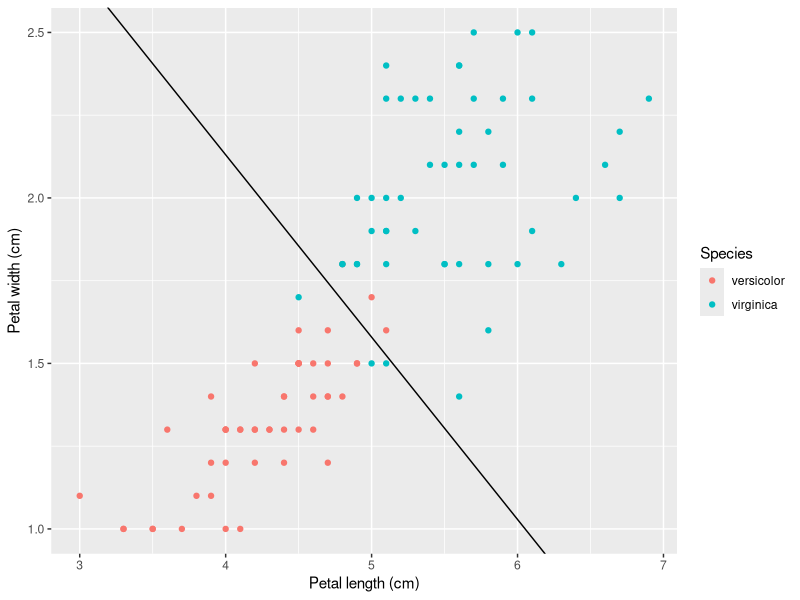

Reproduce this figure in R.
## ---- chunk 1
#| label: fig-half-space-iris
#| fig-cap: >-
#|   Petal length and width of versicolor and virginica irises,
#|   with the line where a logistic regression is indifferent
#|   between the two species
#| fig-alt: >-
#|   Scatter plot of petal width against petal length for 100 irises.
#|   Versicolor points, in one color, are mostly to the lower left.
#|   Virginica points, in another color, are mostly to the upper right.
#|   A straight line runs between the two groups and separates most of them.
#| code-fold: true
two_species <- droplevels(subset(iris, Species != "setosa"))
fit <- glm(
  Species ~ Petal.Length + Petal.Width,
  family = binomial,
  data = two_species
)
w <- coef(fit)[c("Petal.Length", "Petal.Width")]
b <- coef(fit)[["(Intercept)"]]
two_species$score <- as.vector(
  as.matrix(two_species[c("Petal.Length", "Petal.Width")]) %*% w + b
)
two_species$side <- ifelse(two_species$score > 0, "positive", "negative")
ggplot2::ggplot(two_species) +
  ggplot2::aes(x = Petal.Length, y = Petal.Width, colour = Species) +
  ggplot2::geom_point() +
  ggplot2::geom_abline(intercept = -b / w[[2]], slope = -w[[1]] / w[[2]]) +
  ggplot2::labs(x = "Petal length (cm)", y = "Petal width (cm)")
## ---- chunk 2
#| label: half-space-iris-table
#| code-fold: false
table(two_species$Species, two_species$side)
